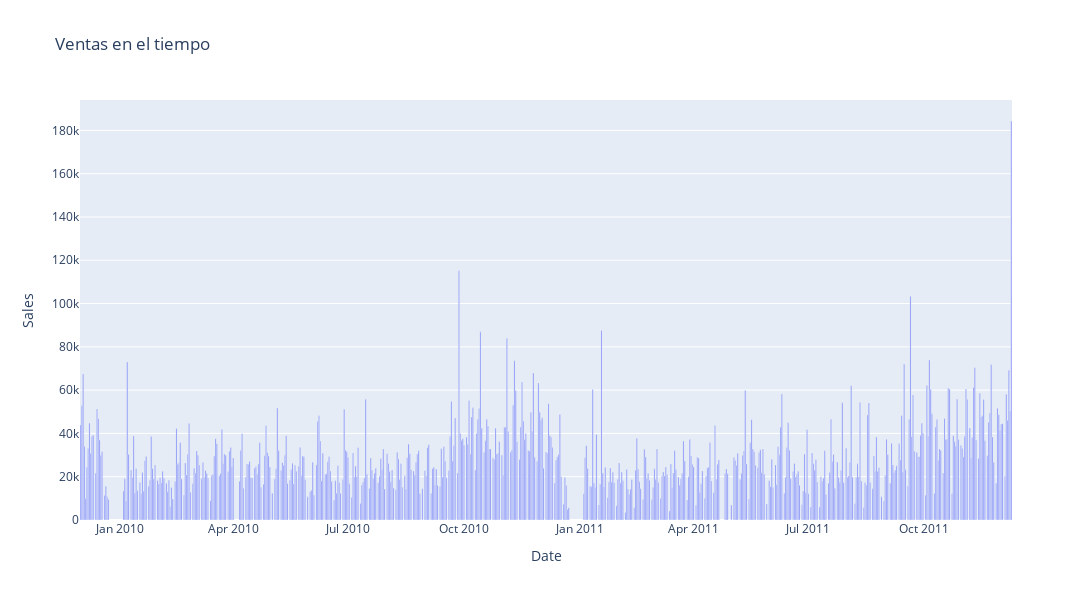

Write notebook code for a chart like this one.
### Markdown cell above
## 1.4 Limpieza de Datos [1,5 Puntos]
Como pudo ver en 1.1, 1.2 y 1.3 los datos presentan valores "extraños", es por esto que se le solicita que realice una **función** que permita **limpiar el dataset**. Realice esta función en base observaciones propias y justifique su elección.

Una vez realizada la función, **grafique nuevamente** el registro de ventas en el tiempo. ¿Es posible ver cambios?, Comente que observa.

### Code cell
#########################

# Category en vez de objeto
print('-'*50)
print('Nuevos data types:\n')
cat_cols = ['Invoice','StockCode','Description', 'Customer ID','Country'] # columnas categóricas
df[cat_cols] = df[cat_cols].astype('category')  
print(df.dtypes)

# Precios o cantidades negativas fuera
df = df[(df["Price"]>0) & (df["Quantity"]>0)]

# No podemos analizar clientes sin ID
df = df[~df['Customer ID'].isna()]
print('-'*50)
print('Datos Faltantes:\n')
print(df.isna().sum())

# Quitamos filas repetidas
df.drop_duplicates(inplace=True, ignore_index=True)

ventas_temporales(df)

#########################

### Figure 1 — Plotly figure (JSON) as saved in the notebook; plotly's stock layout.template omitted (floating-point values rounded to 4 significant figures; data arrays with more than 128 entries replaced by an {"elided": "..."} marker saying what was removed)
{"data": [{"alignmentgroup": "True", "hovertemplate": "Date=%{x}<br>Sales=%{y}<extra></extra>", "legendgroup": "", "marker": {"color": "#636efa"}, "name": "", "offsetgroup": "", "orientation": "v", "showlegend": false, "textposition": "auto", "type": "bar", "x": {"elided": "604 str values"}, "xaxis": "x", "y": {"elided": "604 float values"}, "yaxis": "y"}], "layout": {"barmode": "group", "height": 600, "legend": {"tracegroupgap": 0}, "title": {"text": "Ventas en el tiempo"}, "width": 1200, "xaxis": {"anchor": "y", "domain": [0, 1], "title": {"text": "Date"}}, "yaxis": {"anchor": "x", "domain": [0, 1], "title": {"text": "Sales"}}}}
